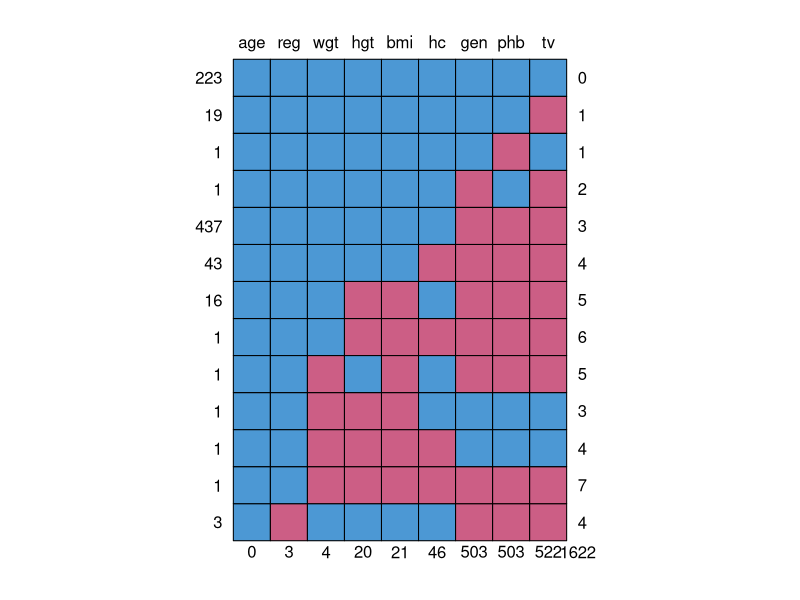
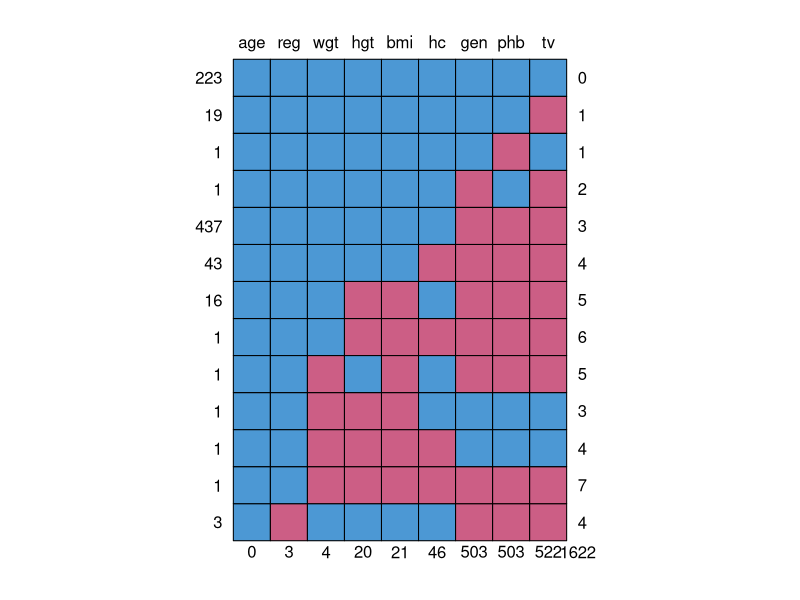
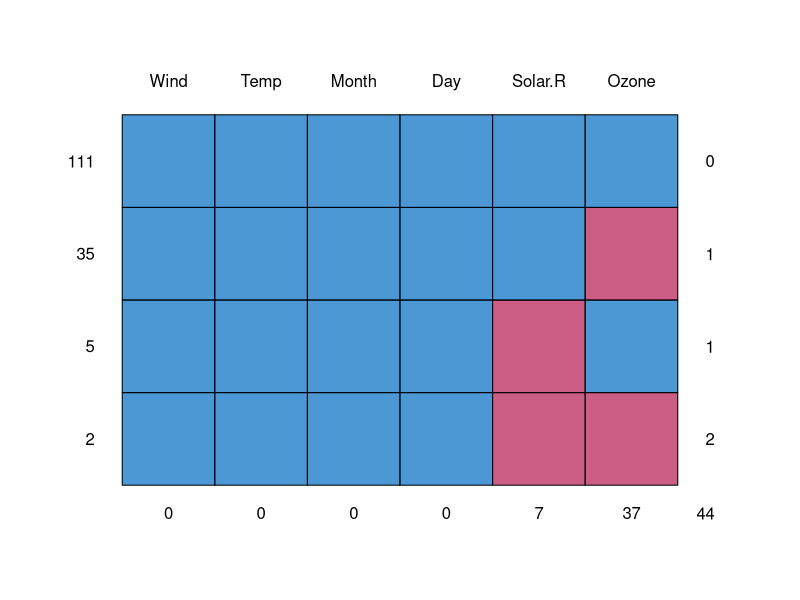

Recreate these plots in R, in order.
## ---- chunk 1
knitr::opts_chunk$set(
	echo = TRUE,
	message = FALSE,
	comment = ">"
)
## ---- chunk 2
# load library mice to load boys data
library(mice)
## ---- chunk 3
# summary to see which variables have missing data
summary(boys)
## ---- chunk 4
nic(boys)
nic(boys)/nrow(boys)
## ---- chunk 5
sum(is.na(boys))
sum(!is.na(boys))

1622/(1622+5110)
## ---- chunk 6
nrow(mice::md.pattern(boys, plot= T))

## ---- chunk 7
mice::md.pattern(boys, plot= T)

## ---- chunk 8
mice::md.pairs(boys)
## ---- chunk 9
library(dplyr)
boysm <- boys %>%
  #create missing data indicators
  mutate(Rhgt = is.na(hgt),
         Rwgt = is.na(wgt),
         Rbmi = is.na(bmi),
         Rhc = is.na(hc),
         Rgen = is.na(gen),
         Rphb = is.na(phb), 
         Rtv = is.na(tv),
         Rreg = is.na(reg))

## ---- chunk 10
# Univariate tests for hgt
t.test(age ~ Rhgt, data = boysm)
t.test(wgt ~ Rhgt, data = boysm)
#t.test(bmi ~ Rhgt, data = boysm)  ~ cannot be performed, because when hgt is missing, bmi is also missing.
t.test(hc ~ Rhgt, data = boysm)
t.test(tv ~ Rhgt, data = boysm)
chisq.test(boysm$Rhgt, boysm$gen)
chisq.test(boysm$Rhgt, boysm$phb)
chisq.test(boysm$Rhgt, boysm$reg)

# t-tests for wgt
t.test(age ~ Rwgt, data = boysm)
#t.test(hgt ~ Rwgt, data = boysm) ~ cannot be performed not enough observed hgt when wgt is missing.
#t.test(bmi ~ Rwgt, data = boysm) ~ cannot be performed, because when wgt is missing, bmi is also missing. 
t.test(hc ~ Rwgt, data = boysm)
t.test(tv ~ Rwgt, data = boysm)
chisq.test(boysm$Rwgt, boysm$gen, simulate.p.value = TRUE)
chisq.test(boysm$Rwgt, boysm$phb, simulate.p.value = TRUE)
chisq.test(boysm$Rwgt, boysm$reg, simulate.p.value = TRUE)

# t-tests for bmi
t.test(age ~ Rbmi, data = boysm)
#t.test(hgt ~ Rbmi, data = boysm)
#t.test(wgt ~ Rbmi, data = boysm) ~ cannot be performed, because when hgt is missing, bmi is also missing.
t.test(hc ~ Rbmi, data = boysm)
t.test(tv ~ Rbmi, data = boysm)
chisq.test(boysm$Rbmi, boysm$gen)
chisq.test(boysm$Rbmi, boysm$phb)
chisq.test(boysm$Rbmi, boysm$reg)

# t-tests for hc
t.test(age ~ Rhc, data = boysm)
t.test(hgt ~ Rhc, data = boysm)
t.test(wgt ~ Rhc, data = boysm)
t.test(bmi ~ Rhc, data = boysm)#
#t.test(tv ~ Rhc, data = boysm) ~ cannot be performed not enough observed tv when hc is missing.
chisq.test(boysm$Rhc, boysm$gen)
chisq.test(boysm$Rhc, boysm$phb)
chisq.test(boysm$Rhc, boysm$reg)#

# t-tests for gen
t.test(age ~ Rgen, data = boysm)
t.test(hgt ~ Rgen, data = boysm)
t.test(wgt ~ Rgen, data = boysm)
t.test(bmi ~ Rgen, data = boysm)
t.test(hc ~ Rgen, data = boysm)
#t.test(tv ~ Rgen, data = boysm)
#chisq.test(boysm$Rgen, boysm$phb)
chisq.test(boysm$Rgen, boysm$reg)

# t-tests for phb
t.test(age ~ Rphb, data = boysm)
t.test(hgt ~ Rphb, data = boysm)
t.test(wgt ~ Rphb, data = boysm)
t.test(bmi ~ Rphb, data = boysm)
t.test(hc ~ Rphb, data = boysm)
#t.test(tv ~ Rphb, data = boysm)
chisq.test(boysm$Rphb, boysm$gen)
chisq.test(boysm$Rphb, boysm$reg)


# t-tests for tv
t.test(age ~ Rtv, data = boysm)
t.test(hgt ~ Rtv, data = boysm)
t.test(wgt ~ Rtv, data = boysm)
t.test(bmi ~ Rtv, data = boysm)
t.test(hc ~ Rtv, data = boysm)
chisq.test(boysm$Rtv, boysm$gen)
chisq.test(boysm$Rtv, boysm$phb)
chisq.test(boysm$Rtv, boysm$reg)

# t-tests for reg
t.test(age ~ Rreg, data = boysm)
t.test(hgt ~ Rreg, data = boysm)
t.test(wgt ~ Rreg, data = boysm)
t.test(bmi ~ Rreg, data = boysm)
t.test(hc ~ Rreg, data = boysm)
#t.test(tv ~ Rreg, data = boysm)
#chisq.test(boysm$Rreg, boysm$gen)
#chisq.test(boysm$Rreg, boysm$phb)

## ---- chunk 11
summary(airquality)
mice::md.pattern(airquality)
## ---- chunk 12
airqualitym <- airquality %>%
  mutate(ROzone = is.na(Ozone),
         RSolar.R = is.na(Solar.R),
         Rind = is.na(Ozone) | is.na(Solar.R))

## ---- chunk 13
glm(ROzone ~ Solar.R + Wind + Temp + Month + Day, data = airqualitym, family = "binomial") %>% summary
glm(RSolar.R ~ Ozone + Wind + Temp + Month + Day, data = airqualitym, family = "binomial") %>% summary

# analysis for the indicator of overall missing data
glm(Rind ~ Wind + Temp + Month + Day, data = airqualitym, family = "binomial") %>% summary

## ---- chunk 14
imp <- mice(nhanes2)
imp
## ---- chunk 15
fit <- with(imp, lm(bmi ~ age + hyp + chl))
fit
## ---- chunk 16
combi <- pool(fit)
summary(combi)

